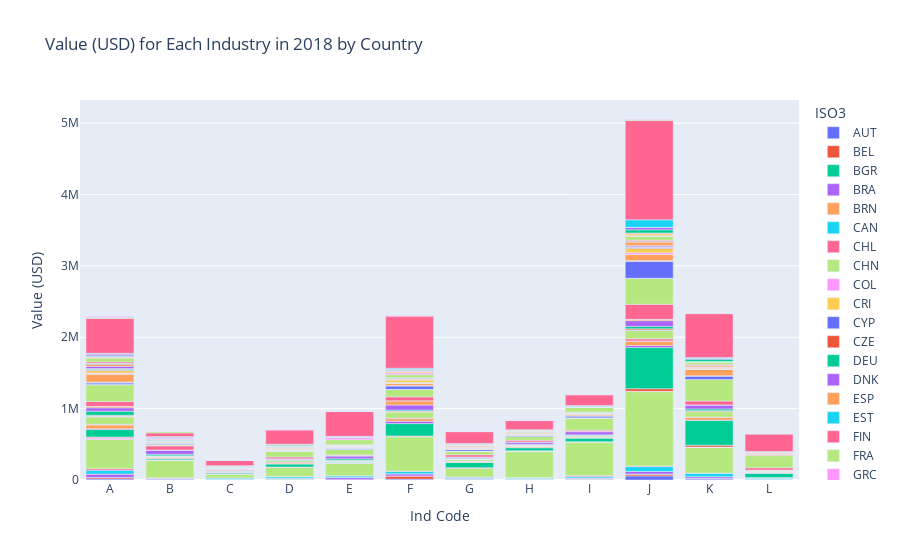

This figure's notebook cell:
### Markdown cell above
As predicted, Asia is the largest contributer globally in the industries as a whole. Europe and America are not too far behind though. Individually the USA is still the produces the most value from it's industries, closly folowed by China. This data is from 2018 though, and given how much China's economy has grown over the years, I believe it may have overtaken the US.

### Code cell
# Filter the data for the year 2018
cleaned_data_2018 = df_final[df_final['Year'] == 2018]

# Aggregate data by industry and country
aggregated_data = df_final_2018.groupby(['Ind Code', 'ISO3'])['Value (USD)'].sum().reset_index()

# Create the bar chart
fig = px.bar(aggregated_data, x='Ind Code', y='Value (USD)', color='ISO3', title='Value (USD) for Each Industry in 2018 by Country')


# Show the plot
fig.show()

### Figure 1 — Plotly figure (JSON) as saved in the notebook; plotly's stock layout.template omitted (floating-point values rounded to 4 significant figures)
{"data": [{"alignmentgroup": "True", "hovertemplate": "ISO3=AUT<br>Ind Code=%{x}<br>Value (USD)=%{y}<extra></extra>", "legendgroup": "AUT", "marker": {"color": "#636efa", "pattern": {"shape": ""}}, "name": "AUT", "offsetgroup": "AUT", "orientation": "v", "showlegend": true, "textposition": "auto", "type": "bar", "x": ["A", "B", "C", "D", "E", "F", "G", "H", "I", "J", "K", "L"], "xaxis": "x", "y": [14270.0, 2342.0, 6085.0, 7162.0, 1871.0, 12940.0, 5872.0, 6174.0, 9814.0, 57200.0, 13770.0, 6411.0], "yaxis": "y"}, {"alignmentgroup": "True", "hovertemplate": "ISO3=BEL<br>Ind Code=%{x}<br>Value (USD)=%{y}<extra></extra>", "legendgroup": "BEL", "marker": {"color": "#EF553B", "pattern": {"shape": ""}}, "name": "BEL", "offsetgroup": "BEL", "orientation": "v", "showlegend": true, "textposition": "auto", "type": "bar", "x": ["A", "B", "C", "D", "E", "F", "G", "H", "I", "J", "K", "L"], "xaxis": "x", "y": [18770.0, 3035.0, 2050.0, 4623.0, 2823.0, 42180.0, 5038.0, 5935.0, 6278.0, 22740.0, 7512.0, 3024.0], "yaxis": "y"}, {"alignmentgroup": "True", "hovertemplate": "ISO3=BGR<br>Ind Code=%{x}<br>Value (USD)=%{y}<extra></extra>", "legendgroup": "BGR", "marker": {"color": "#00cc96", "pattern": {"shape": ""}}, "name": "BGR", "offsetgroup": "BGR", "orientation": "v", "showlegend": true, "textposition": "auto", "type": "bar", "x": ["A", "B", "C", "D", "E", "F", "G", "H", "I", "J", "K", "L"], "xaxis": "x", "y": [2606.0, 1605.0, 274.8, 715.0, 317.8, 1482.0, 874.9, 970.2, 856.0, 4543.0, 776.8, 1023.0], "yaxis": "y"}, {"alignmentgroup": "True", "hovertemplate": "ISO3=BRA<br>Ind Code=%{x}<br>Value (USD)=%{y}<extra></extra>", "legendgroup": "BRA", "marker": {"color": "#ab63fa", "pattern": {"shape": ""}}, "name": "BRA", "offsetgroup": "BRA", "orientation": "v", "showlegend": true, "textposition": "auto", "type": "bar", "x": ["A", "B", "C", "D", "E", "F", "G", "H", "I", "J", "K"], "xaxis": "x", "y": [48565, 18580.0, 3530.0, 12970.0, 28030.0, 30460.0, 10040.0, 7876.0, 11300.0, 35120.0, 24890.0], "yaxis": "y"}, {"alignmentgroup": "True", "hovertemplate": "ISO3=BRN<br>Ind Code=%{x}<br>Value (USD)=%{y}<extra></extra>", "legendgroup": "BRN", "marker": {"color": "#FFA15A", "pattern": {"shape": ""}}, "name": "BRN", "offsetgroup": "BRN", "orientation": "v", "showlegend": true, "textposition": "auto", "type": "bar", "x": ["A", "B", "C", "D", "E", "F", "G", "H", "I", "J", "K"], "xaxis": "x", "y": [16.8, 47.5, 2.4, 6.9, 1247.0, 37.6, 6.9, 13.7, 3.9, 33.3, 74.8], "yaxis": "y"}, {"alignmentgroup": "True", "hovertemplate": "ISO3=CAN<br>Ind Code=%{x}<br>Value (USD)=%{y}<extra></extra>", "legendgroup": "CAN", "marker": {"color": "#19d3f3", "pattern": {"shape": ""}}, "name": "CAN", "offsetgroup": "CAN", "orientation": "v", "showlegend": true, "textposition": "auto", "type": "bar", "x": ["A", "B", "C", "D", "E", "F", "G", "H", "I", "J", "K", "L"], "xaxis": "x", "y": [51690.0, 4126.0, 16360.0, 20720.0, 23580.0, 34810.0, 16820.0, 12710.0, 19090.0, 68290.0, 49130.0, 16070.0], "yaxis": "y"}, {"alignmentgroup": "True", "hovertemplate": "ISO3=CHL<br>Ind Code=%{x}<br>Value (USD)=%{y}<extra></extra>", "legendgroup": "CHL", "marker": {"color": "#FF6692", "pattern": {"shape": ""}}, "name": "CHL", "offsetgroup": "CHL", "orientation": "v", "showlegend": true, "textposition": "auto", "type": "bar", "x": ["A", "B", "C", "D", "E", "F", "G", "H", "I", "J", "K"], "xaxis": "x", "y": [22300.0, 1005.0, 1449.0, 3599.0, 1977.0, 2773.0, 4509.0, 1924.0, 14590.0, 8075.0, 1082.0], "yaxis": "y"}, {"alignmentgroup": "True", "hovertemplate": "ISO3=CHN<br>Ind Code=%{x}<br>Value (USD)=%{y}<extra></extra>", "legendgroup": "CHN", "marker": {"color": "#B6E880", "pattern": {"shape": ""}}, "name": "CHN", "offsetgroup": "CHN", "orientation": "v", "showlegend": true, "textposition": "auto", "type": "bar", "x": ["A", "B", "C", "D", "E", "F", "G", "H", "I", "J", "K"], "xaxis": "x", "y": [410600.0, 241900.0, 54180.0, 124600.0, 175200.0, 481400.0, 119900.0, 361300.0, 470000.0, 1042000.0, 362000.0], "yaxis": "y"}, {"alignmentgroup": "True", "hovertemplate": "ISO3=COL<br>Ind Code=%{x}<br>Value (USD)=%{y}<extra></extra>", "legendgroup": "COL", "marker": {"color": "#FF97FF", "pattern": {"shape": ""}}, "name": "COL", "offsetgroup": "COL", "orientation": "v", "showlegend": true, "textposition": "auto", "type": "bar", "x": ["A", "B", "C", "D", "E", "F", "G", "H", "I", "J", "K", "L"], "xaxis": "x", "y": [21020, 7315.0, 725.4, 3842.0, 8145.0, 5101.0, 2075.0, 8437.0, 1363.0, 3607.0, 1740.0, 3979.0], "yaxis": "y"}, {"alignmentgroup": "True", "hovertemplate": "ISO3=CRI<br>Ind Code=%{x}<br>Value (USD)=%{y}<extra></extra>", "legendgroup": "CRI", "marker": {"color": "#FECB52", "pattern": {"shape": ""}}, "name": "CRI", "offsetgroup": "CRI", "orientation": "v", "showlegend": true, "textposition": "auto", "type": "bar", "x": ["A", "B", "C", "D", "E", "F", "G", "H", "I", "J", "K"], "xaxis": "x", "y": [2920, 188.2, 90.4, 326.7, 221.2, 549.9, 123.7, 373, 104.6, 481.4, 25.1], "yaxis": "y"}, {"alignmentgroup": "True", "hovertemplate": "ISO3=CYP<br>Ind Code=%{x}<br>Value (USD)=%{y}<extra></extra>", "legendgroup": "CYP", "marker": {"color": "#636efa", "pattern": {"shape": ""}}, "name": "CYP", "offsetgroup": "CYP", "orientation": "v", "showlegend": true, "textposition": "auto", "type": "bar", "x": ["A", "B", "C", "D", "E", "F", "G", "H", "I", "J", "K", "L"], "xaxis": "x", "y": [837.4, 40.61, 125.9, 98.43, 5.34, 367.5, 67.93, 282.5, 52.32, 413.0, 14.7, 90.61], "yaxis": "y"}, {"alignmentgroup": "True", "hovertemplate": "ISO3=CZE<br>Ind Code=%{x}<br>Value (USD)=%{y}<extra></extra>", "legendgroup": "CZE", "marker": {"color": "#EF553B", "pattern": {"shape": ""}}, "name": "CZE", "offsetgroup": "CZE", "orientation": "v", "showlegend": true, "textposition": "auto", "type": "bar", "x": ["A", "B", "C", "D", "E", "F", "G", "H", "I", "J", "K", "L"], "xaxis": "x", "y": [8750.0, 2295.0, 2399.0, 3178.0, 61.03, 5981.0, 8038.0, 4818.0, 3017.0, 37060.0, 25420.0, 3836.0], "yaxis": "y"}, {"alignmentgroup": "True", "hovertemplate": "ISO3=DEU<br>Ind Code=%{x}<br>Value (USD)=%{y}<extra></extra>", "legendgroup": "DEU", "marker": {"color": "#00cc96", "pattern": {"shape": ""}}, "name": "DEU", "offsetgroup": "DEU", "orientation": "v", "showlegend": true, "textposition": "auto", "type": "bar", "x": ["A", "B", "C", "D", "E", "F", "G", "H", "I", "J", "K", "L"], "xaxis": "x", "y": [106100.0, 17490.0, 15410.0, 44040.0, 10070.0, 172400.0, 71500.0, 41700.0, 51750.0, 576600.0, 352200.0, 57390.0], "yaxis": "y"}, {"alignmentgroup": "True", "hovertemplate": "ISO3=DNK<br>Ind Code=%{x}<br>Value (USD)=%{y}<extra></extra>", "legendgroup": "DNK", "marker": {"color": "#ab63fa", "pattern": {"shape": ""}}, "name": "DNK", "offsetgroup": "DNK", "orientation": "v", "showlegend": true, "textposition": "auto", "type": "bar", "x": ["A", "B", "C", "D", "E", "F", "G", "H", "I", "J", "K", "L"], "xaxis": "x", "y": [9671.0, 1118.0, 1292.0, 1779.0, 799.0, 31600.0, 2557.0, 3217.0, 867.9, 28200.0, 1335.0, 5899.0], "yaxis": "y"}, {"alignmentgroup": "True", "hovertemplate": "ISO3=ESP<br>Ind Code=%{x}<br>Value (USD)=%{y}<extra></extra>", "legendgroup": "ESP", "marker": {"color": "#FFA15A", "pattern": {"shape": ""}}, "name": "ESP", "offsetgroup": "ESP", "orientation": "v", "showlegend": true, "textposition": "auto", "type": "bar", "x": ["A", "B", "C", "D", "E", "F", "G", "H", "I", "J", "K", "L"], "xaxis": "x", "y": [55070.0, 20550.0, 4517.0, 14260.0, 6738.0, 37450.0, 14730.0, 13080.0, 12910.0, 60850.0, 39000.0, 10120.0], "yaxis": "y"}, {"alignmentgroup": "True", "hovertemplate": "ISO3=EST<br>Ind Code=%{x}<br>Value (USD)=%{y}<extra></extra>", "legendgroup": "EST", "marker": {"color": "#19d3f3", "pattern": {"shape": ""}}, "name": "EST", "offsetgroup": "EST", "orientation": "v", "showlegend": true, "textposition": "auto", "type": "bar", "x": ["A", "B", "C", "D", "E", "F", "G", "H", "I", "J", "K", "L"], "xaxis": "x", "y": [962.4, 416.6, 1282.0, 361.4, 135.5, 342.8, 300.4, 414.6, 65.64, 2190.0, 310.8, 524.8], "yaxis": "y"}, {"alignmentgroup": "True", "hovertemplate": "ISO3=FIN<br>Ind Code=%{x}<br>Value (USD)=%{y}<extra></extra>", "legendgroup": "FIN", "marker": {"color": "#FF6692", "pattern": {"shape": ""}}, "name": "FIN", "offsetgroup": "FIN", "orientation": "v", "showlegend": true, "textposition": "auto", "type": "bar", "x": ["A", "B", "C", "D", "E", "F", "G", "H", "I", "J", "K", "L"], "xaxis": "x", "y": [6367.0, 953.4, 3164.0, 9412.0, 2054.0, 9245.0, 2457.0, 2643.0, 4420.0, 30130.0, 2696.0, 1491.0], "yaxis": "y"}, {"alignmentgroup": "True", "hovertemplate": "ISO3=FRA<br>Ind Code=%{x}<br>Value (USD)=%{y}<extra></extra>", "legendgroup": "FRA", "marker": {"color": "#B6E880", "pattern": {"shape": ""}}, "name": "FRA", "offsetgroup": "FRA", "orientation": "v", "showlegend": true, "textposition": "auto", "type": "bar", "x": ["A", "B", "C", "D", "E", "F", "G", "H", "I", "J", "K", "L"], "xaxis": "x", "y": [103300.0, 12870.0, 6778.0, 20290.0, 6032.0, 83670.0, 26630.0, 18440.0, 13450.0, 116500.0, 76150.0, 16190.0], "yaxis": "y"}, {"alignmentgroup": "True", "hovertemplate": "ISO3=GRC<br>Ind Code=%{x}<br>Value (USD)=%{y}<extra></extra>", "legendgroup": "GRC", "marker": {"color": "#FF97FF", "pattern": {"shape": ""}}, "name": "GRC", "offsetgroup": "GRC", "orientation": "v", "showlegend": true, "textposition": "auto", "type": "bar", "x": ["A", "B", "C", "D", "E", "F", "G", "H", "I", "J", "K", "L"], "xaxis": "x", "y": [11670.0, 1203.0, 218, 1633.0, 3109.0, 4368.0, 1312.0, 1835.0, 2717.0, 4513.0, 1060.0, 713.8], "yaxis": "y"}, {"alignmentgroup": "True", "hovertemplate": "ISO3=HKG<br>Ind Code=%{x}<br>Value (USD)=%{y}<extra></extra>", "legendgroup": "HKG", "marker": {"color": "#FECB52", "pattern": {"shape": ""}}, "name": "HKG", "offsetgroup": "HKG", "orientation": "v", "showlegend": true, "textposition": "auto", "type": "bar", "x": ["A", "B", "C", "D", "E", "F", "H", "I", "J", "K"], "xaxis": "x", "y": [2646.0, 291.7, 222, 178.7, 50.8, 96.2, 69.1, 382.3, 334.7, 112.7], "yaxis": "y"}, {"alignmentgroup": "True", "hovertemplate": "ISO3=HRV<br>Ind Code=%{x}<br>Value (USD)=%{y}<extra></extra>", "legendgroup": "HRV", "marker": {"color": "#636efa", "pattern": {"shape": ""}}, "name": "HRV", "offsetgroup": "HRV", "orientation": "v", "showlegend": true, "textposition": "auto", "type": "bar", "x": ["A", "B", "C", "D", "E", "F", "G", "H", "I", "J", "K", "L"], "xaxis": "x", "y": [3606.0, 765.8, 626.8, 752.2, 1136.0, 1247.0, 585.5, 846.4, 158.5, 3603.0, 286.5, 597.2], "yaxis": "y"}, {"alignmentgroup": "True", "hovertemplate": "ISO3=HUN<br>Ind Code=%{x}<br>Value (USD)=%{y}<extra></extra>", "legendgroup": "HUN", "marker": {"color": "#EF553B", "pattern": {"shape": ""}}, "name": "HUN", "offsetgroup": "HUN", "orientation": "v", "showlegend": true, "textposition": "auto", "type": "bar", "x": ["A", "B", "C", "D", "E", "F", "G", "H", "I", "J", "K", "L"], "xaxis": "x", "y": [5616.0, 1186.0, 702.1, 1789.0, 2023.0, 7272.0, 4116, 2037.0, 1698.0, 15870.0, 11660.0, 1818.0], "yaxis": "y"}, {"alignmentgroup": "True", "hovertemplate": "ISO3=IDN<br>Ind Code=%{x}<br>Value (USD)=%{y}<extra></extra>", "legendgroup": "IDN", "marker": {"color": "#00cc96", "pattern": {"shape": ""}}, "name": "IDN", "offsetgroup": "IDN", "orientation": "v", "showlegend": true, "textposition": "auto", "type": "bar", "x": ["A", "B", "C", "D", "E", "F", "G", "H", "I", "J", "K"], "xaxis": "x", "y": [56690.0, 21870.0, 5118.0, 9408.0, 21400.0, 15370.0, 5991.0, 6034.0, 8092.0, 32760.0, 24610.0], "yaxis": "y"}, {"alignmentgroup": "True", "hovertemplate": "ISO3=IND<br>Ind Code=%{x}<br>Value (USD)=%{y}<extra></extra>", "legendgroup": "IND", "marker": {"color": "#ab63fa", "pattern": {"shape": ""}}, "name": "IND", "offsetgroup": "IND", "orientation": "v", "showlegend": true, "textposition": "auto", "type": "bar", "x": ["A", "B", "C", "D", "E", "F", "G", "H", "I", "J", "K"], "xaxis": "x", "y": [47080.0, 58620.0, 7389.0, 11660.0, 37750.0, 69280.0, 18060.0, 29930.0, 44780.0, 81610.0, 55750.0], "yaxis": "y"}, {"alignmentgroup": "True", "hovertemplate": "ISO3=IRL<br>Ind Code=%{x}<br>Value (USD)=%{y}<extra></extra>", "legendgroup": "IRL", "marker": {"color": "#FFA15A", "pattern": {"shape": ""}}, "name": "IRL", "offsetgroup": "IRL", "orientation": "v", "showlegend": true, "textposition": "auto", "type": "bar", "x": ["A", "B", "C", "D", "E", "F", "G", "H", "I", "J", "K", "L"], "xaxis": "x", "y": [19390.0, 373.6, 711.0, 1187.0, 12450.0, 59400.0, 1454.0, 1825.0, 747, 18220.0, 889.8, 9831.0], "yaxis": "y"}, {"alignmentgroup": "True", "hovertemplate": "ISO3=ISL<br>Ind Code=%{x}<br>Value (USD)=%{y}<extra></extra>", "legendgroup": "ISL", "marker": {"color": "#19d3f3", "pattern": {"shape": ""}}, "name": "ISL", "offsetgroup": "ISL", "orientation": "v", "showlegend": true, "textposition": "auto", "type": "bar", "x": ["A", "B", "C", "D", "E", "F", "G", "H", "I", "J", "K", "L"], "xaxis": "x", "y": [1803.0, 48.35, 28.04, 100.8, 3.81, 89.26, 56.31, 196.7, 710, 670.3, 16.48, 308.9], "yaxis": "y"}, {"alignmentgroup": "True", "hovertemplate": "ISO3=ITA<br>Ind Code=%{x}<br>Value (USD)=%{y}<extra></extra>", "legendgroup": "ITA", "marker": {"color": "#FF6692", "pattern": {"shape": ""}}, "name": "ITA", "offsetgroup": "ITA", "orientation": "v", "showlegend": true, "textposition": "auto", "type": "bar", "x": ["A", "B", "C", "D", "E", "F", "G", "H", "I", "J", "K", "L"], "xaxis": "x", "y": [66740.0, 58460.0, 10950.0, 24010.0, 3023.0, 55240.0, 31150.0, 23590.0, 19120.0, 209700.0, 54570.0, 32220.0], "yaxis": "y"}, {"alignmentgroup": "True", "hovertemplate": "ISO3=JPN<br>Ind Code=%{x}<br>Value (USD)=%{y}<extra></extra>", "legendgroup": "JPN", "marker": {"color": "#B6E880", "pattern": {"shape": ""}}, "name": "JPN", "offsetgroup": "JPN", "orientation": "v", "showlegend": true, "textposition": "auto", "type": "bar", "x": ["A", "B", "C", "D", "E", "F", "G", "H", "I", "J", "K", "L"], "xaxis": "x", "y": [234200.0, 14367, 8776.0, 82830.0, 78770.0, 103800.0, 51260.0, 53100.0, 165700.0, 363700.0, 301300.0, 169900.0], "yaxis": "y"}, {"alignmentgroup": "True", "hovertemplate": "ISO3=KAZ<br>Ind Code=%{x}<br>Value (USD)=%{y}<extra></extra>", "legendgroup": "KAZ", "marker": {"color": "#FF97FF", "pattern": {"shape": ""}}, "name": "KAZ", "offsetgroup": "KAZ", "orientation": "v", "showlegend": true, "textposition": "auto", "type": "bar", "x": ["A", "B", "C", "D", "E", "F", "G", "H", "I", "J", "K"], "xaxis": "x", "y": [4637.0, 225.1, 43.8, 215.2, 1897.0, 1182, 322.2, 1036.0, 7339.0, 948.7, 465.2], "yaxis": "y"}, {"alignmentgroup": "True", "hovertemplate": "ISO3=KHM<br>Ind Code=%{x}<br>Value (USD)=%{y}<extra></extra>", "legendgroup": "KHM", "marker": {"color": "#FECB52", "pattern": {"shape": ""}}, "name": "KHM", "offsetgroup": "KHM", "orientation": "v", "showlegend": true, "textposition": "auto", "type": "bar", "x": ["A", "B", "C", "D", "E", "F", "G", "H", "I", "J", "K"], "xaxis": "x", "y": [632.9, 4106.0, 548.9, 115.8, 93.1, 97.9, 103.3, 49.1, 30.2, 573.6, 292.7], "yaxis": "y"}, {"alignmentgroup": "True", "hovertemplate": "ISO3=KOR<br>Ind Code=%{x}<br>Value (USD)=%{y}<extra></extra>", "legendgroup": "KOR", "marker": {"color": "#636efa", "pattern": {"shape": ""}}, "name": "KOR", "offsetgroup": "KOR", "orientation": "v", "showlegend": true, "textposition": "auto", "type": "bar", "x": ["A", "B", "C", "D", "E", "F", "G", "H", "I", "J", "K"], "xaxis": "x", "y": [23360.0, 15520.0, 2132, 12020.0, 17220.0, 50103, 24456, 12440.0, 28120.0, 241659, 49990.0], "yaxis": "y"}, {"alignmentgroup": "True", "hovertemplate": "ISO3=LAO<br>Ind Code=%{x}<br>Value (USD)=%{y}<extra></extra>", "legendgroup": "LAO", "marker": {"color": "#EF553B", "pattern": {"shape": ""}}, "name": "LAO", "offsetgroup": "LAO", "orientation": "v", "showlegend": true, "textposition": "auto", "type": "bar", "x": ["A", "B", "C", "D", "E", "F", "G", "H", "I", "J", "K"], "xaxis": "x", "y": [333.4, 247.6, 177.9, 4.2, 86.7, 61.5, 15.4, 166.4, 520.1, 76.3, 2.8], "yaxis": "y"}, {"alignmentgroup": "True", "hovertemplate": "ISO3=LTU<br>Ind Code=%{x}<br>Value (USD)=%{y}<extra></extra>", "legendgroup": "LTU", "marker": {"color": "#00cc96", "pattern": {"shape": ""}}, "name": "LTU", "offsetgroup": "LTU", "orientation": "v", "showlegend": true, "textposition": "auto", "type": "bar", "x": ["A", "B", "C", "D", "E", "F", "G", "H", "I", "J", "K", "L"], "xaxis": "x", "y": [3425.0, 1213, 1215.0, 832.1, 413.1, 1645.0, 1072.0, 634.0, 45.56, 2444.0, 639.6, 2382.0], "yaxis": "y"}, {"alignmentgroup": "True", "hovertemplate": "ISO3=MAR<br>Ind Code=%{x}<br>Value (USD)=%{y}<extra></extra>", "legendgroup": "MAR", "marker": {"color": "#ab63fa", "pattern": {"shape": ""}}, "name": "MAR", "offsetgroup": "MAR", "orientation": "v", "showlegend": true, "textposition": "auto", "type": "bar", "x": ["A", "B", "C", "D", "E", "F", "G", "H", "I", "J", "K"], "xaxis": "x", "y": [7306.0, 2323.0, 197.9, 434.1, 0.3, 3765.0, 115.8, 1427.0, 745.9, 2425.0, 1486.0], "yaxis": "y"}, {"alignmentgroup": "True", "hovertemplate": "ISO3=MEX<br>Ind Code=%{x}<br>Value (USD)=%{y}<extra></extra>", "legendgroup": "MEX", "marker": {"color": "#FFA15A", "pattern": {"shape": ""}}, "name": "MEX", "offsetgroup": "MEX", "orientation": "v", "showlegend": true, "textposition": "auto", "type": "bar", "x": ["A", "B", "C", "D", "E", "F", "G", "H", "I", "J", "K", "L"], "xaxis": "x", "y": [112900.0, 17190.0, 3442.0, 10280.0, 12780.0, 30910.0, 13370.0, 11160.0, 24240.0, 85730.0, 94090.0, 12430.0], "yaxis": "y"}, {"alignmentgroup": "True", "hovertemplate": "ISO3=MKD<br>Ind Code=%{x}<br>Value (USD)=%{y}<extra></extra>", "legendgroup": "MKD", "marker": {"color": "#19d3f3", "pattern": {"shape": ""}}, "name": "MKD", "offsetgroup": "MKD", "orientation": "v", "showlegend": true, "textposition": "auto", "type": "bar", "x": ["A", "B", "C", "D", "E", "F", "G", "H", "I", "J", "K", "L"], "xaxis": "x", "y": [370.4, 340.8, 19.4, 65.18, 0.49, 100.5, 58.27, 79.77, 64.36, 292.9, 239.1, 48.82], "yaxis": "y"}, {"alignmentgroup": "True", "hovertemplate": "ISO3=MLT<br>Ind Code=%{x}<br>Value (USD)=%{y}<extra></extra>", "legendgroup": "MLT", "marker": {"color": "#FF6692", "pattern": {"shape": ""}}, "name": "MLT", "offsetgroup": "MLT", "orientation": "v", "showlegend": true, "textposition": "auto", "type": "bar", "x": ["A", "B", "C", "D", "E", "F", "G", "H", "I", "J", "K", "L"], "xaxis": "x", "y": [335.7, 28.12, 10.9, 94.5, 0.1, 126.2, 86.2, 53.6, 1.86, 292.4, 157.8, 329.7], "yaxis": "y"}, {"alignmentgroup": "True", "hovertemplate": "ISO3=MMR<br>Ind Code=%{x}<br>Value (USD)=%{y}<extra></extra>", "legendgroup": "MMR", "marker": {"color": "#B6E880", "pattern": {"shape": ""}}, "name": "MMR", "offsetgroup": "MMR", "orientation": "v", "showlegend": true, "textposition": "auto", "type": "bar", "x": ["A", "B", "C", "D", "E", "F", "G", "H", "I", "J", "K"], "xaxis": "x", "y": [3474.0, 2715, 390.5, 389.6, 752.3, 764.3, 315.3, 528.7, 499.7, 1449.0, 649.2], "yaxis": "y"}, {"alignmentgroup": "True", "hovertemplate": "ISO3=MYS<br>Ind Code=%{x}<br>Value (USD)=%{y}<extra></extra>", "legendgroup": "MYS", "marker": {"color": "#FF97FF", "pattern": {"shape": ""}}, "name": "MYS", "offsetgroup": "MYS", "orientation": "v", "showlegend": true, "textposition": "auto", "type": "bar", "x": ["A", "B", "C", "D", "E", "F", "G", "H", "I", "J", "K"], "xaxis": "x", "y": [7945.0, 1576.0, 1504.0, 2472.0, 9746.0, 7602.0, 3272.0, 2407.0, 2165.0, 23790.0, 4496.0], "yaxis": "y"}, {"alignmentgroup": "True", "hovertemplate": "ISO3=NLD<br>Ind Code=%{x}<br>Value (USD)=%{y}<extra></extra>", "legendgroup": "NLD", "marker": {"color": "#FECB52", "pattern": {"shape": ""}}, "name": "NLD", "offsetgroup": "NLD", "orientation": "v", "showlegend": true, "textposition": "auto", "type": "bar", "x": ["A", "B", "C", "D", "E", "F", "G", "H", "I", "J", "K", "L"], "xaxis": "x", "y": [35380.0, 2577.0, 2262.0, 7822.0, 3296.0, 36610.0, 6998.0, 4772.0, 5407.0, 62310.0, 9934.0, 11800.0], "yaxis": "y"}, {"alignmentgroup": "True", "hovertemplate": "ISO3=NOR<br>Ind Code=%{x}<br>Value (USD)=%{y}<extra></extra>", "legendgroup": "NOR", "marker": {"color": "#636efa", "pattern": {"shape": ""}}, "name": "NOR", "offsetgroup": "NOR", "orientation": "v", "showlegend": true, "textposition": "auto", "type": "bar", "x": ["A", "B", "C", "D", "E", "F", "G", "H", "I", "J", "K", "L"], "xaxis": "x", "y": [11250.0, 723.6, 2237.0, 1903.0, 889.5, 3372.0, 1072.0, 2686.0, 3107.0, 13230.0, 3759.0, 1519.0], "yaxis": "y"}, {"alignmentgroup": "True", "hovertemplate": "ISO3=NZL<br>Ind Code=%{x}<br>Value (USD)=%{y}<extra></extra>", "legendgroup": "NZL", "marker": {"color": "#EF553B", "pattern": {"shape": ""}}, "name": "NZL", "offsetgroup": "NZL", "orientation": "v", "showlegend": true, "textposition": "auto", "type": "bar", "x": ["A", "B", "C", "D", "E", "F", "G", "H", "I", "J", "K"], "xaxis": "x", "y": [7619.0, 438.0, 1111.0, 1118.0, 1546.0, 1034.0, 1043.0, 835.8, 607.5, 5600.0, 925.1], "yaxis": "y"}, {"alignmentgroup": "True", "hovertemplate": "ISO3=PER<br>Ind Code=%{x}<br>Value (USD)=%{y}<extra></extra>", "legendgroup": "PER", "marker": {"color": "#00cc96", "pattern": {"shape": ""}}, "name": "PER", "offsetgroup": "PER", "orientation": "v", "showlegend": true, "textposition": "auto", "type": "bar", "x": ["A", "B", "C", "D", "E", "F", "G", "H", "I", "J", "K"], "xaxis": "x", "y": [8683.0, 3378.0, 672.7, 2133.0, 2554.0, 2635, 1366.0, 2640, 2703.0, 3370.0, 905.6], "yaxis": "y"}, {"alignmentgroup": "True", "hovertemplate": "ISO3=PHL<br>Ind Code=%{x}<br>Value (USD)=%{y}<extra></extra>", "legendgroup": "PHL", "marker": {"color": "#ab63fa", "pattern": {"shape": ""}}, "name": "PHL", "offsetgroup": "PHL", "orientation": "v", "showlegend": true, "textposition": "auto", "type": "bar", "x": ["A", "B", "C", "D", "E", "F", "G", "H", "I", "J", "K"], "xaxis": "x", "y": [31261, 4862.0, 769.4, 941.8, 4330.0, 3429, 975.3, 1632.0, 1458.0, 16570.0, 2110], "yaxis": "y"}, {"alignmentgroup": "True", "hovertemplate": "ISO3=POL<br>Ind Code=%{x}<br>Value (USD)=%{y}<extra></extra>", "legendgroup": "POL", "marker": {"color": "#FFA15A", "pattern": {"shape": ""}}, "name": "POL", "offsetgroup": "POL", "orientation": "v", "showlegend": true, "textposition": "auto", "type": "bar", "x": ["A", "B", "C", "D", "E", "F", "G", "H", "I", "J", "K", "L"], "xaxis": "x", "y": [30420.0, 5936.0, 7522.0, 10350.0, 5277.0, 13980.0, 15050.0, 11330.0, 5214.0, 47110.0, 20490.0, 11890.0], "yaxis": "y"}, {"alignmentgroup": "True", "hovertemplate": "ISO3=PRT<br>Ind Code=%{x}<br>Value (USD)=%{y}<extra></extra>", "legendgroup": "PRT", "marker": {"color": "#19d3f3", "pattern": {"shape": ""}}, "name": "PRT", "offsetgroup": "PRT", "orientation": "v", "showlegend": true, "textposition": "auto", "type": "bar", "x": ["A", "B", "C", "D", "E", "F", "G", "H", "I", "J", "K", "L"], "xaxis": "x", "y": [9607.0, 9744.0, 2350.0, 3520.0, 1189.0, 3783.0, 3032.0, 3366, 1058.0, 10360.0, 4536.0, 2758.0], "yaxis": "y"}, {"alignmentgroup": "True", "hovertemplate": "ISO3=ROU<br>Ind Code=%{x}<br>Value (USD)=%{y}<extra></extra>", "legendgroup": "ROU", "marker": {"color": "#FF6692", "pattern": {"shape": ""}}, "name": "ROU", "offsetgroup": "ROU", "orientation": "v", "showlegend": true, "textposition": "auto", "type": "bar", "x": ["A", "B", "C", "D", "E", "F", "G", "H", "I", "J", "K", "L"], "xaxis": "x", "y": [20870.0, 6934.0, 2508.0, 2076.0, 4464.0, 3460.0, 3800.0, 3163.0, 3477.0, 15900.0, 13270.0, 3100.0], "yaxis": "y"}, {"alignmentgroup": "True", "hovertemplate": "ISO3=RUS<br>Ind Code=%{x}<br>Value (USD)=%{y}<extra></extra>", "legendgroup": "RUS", "marker": {"color": "#B6E880", "pattern": {"shape": ""}}, "name": "RUS", "offsetgroup": "RUS", "orientation": "v", "showlegend": true, "textposition": "auto", "type": "bar", "x": ["A", "B", "C", "D", "E", "F", "G", "H", "I", "J", "K", "L"], "xaxis": "x", "y": [55950.0, 7353.0, 8029.0, 13520.0, 69350.0, 43180.0, 8039, 15090.0, 66260.0, 54440.0, 34840.0, 6156.0], "yaxis": "y"}, {"alignmentgroup": "True", "hovertemplate": "ISO3=SAU<br>Ind Code=%{x}<br>Value (USD)=%{y}<extra></extra>", "legendgroup": "SAU", "marker": {"color": "#FF97FF", "pattern": {"shape": ""}}, "name": "SAU", "offsetgroup": "SAU", "orientation": "v", "showlegend": true, "textposition": "auto", "type": "bar", "x": ["A", "B", "C", "D", "E", "F", "G", "H", "I", "J", "K"], "xaxis": "x", "y": [13690.0, 2859.0, 992.8, 3834.0, 26710.0, 25400.0, 2581.0, 5128.0, 4291.0, 10530.0, 1206.0], "yaxis": "y"}, {"alignmentgroup": "True", "hovertemplate": "ISO3=SGP<br>Ind Code=%{x}<br>Value (USD)=%{y}<extra></extra>", "legendgroup": "SGP", "marker": {"color": "#FECB52", "pattern": {"shape": ""}}, "name": "SGP", "offsetgroup": "SGP", "orientation": "v", "showlegend": true, "textposition": "auto", "type": "bar", "x": ["A", "B", "C", "D", "E", "F", "G", "H", "I", "J", "K"], "xaxis": "x", "y": [3263.0, 408.2, 130.6, 1118.0, 4675.0, 22590.0, 685.2, 355.1, 445.3, 26070.0, 6336.0], "yaxis": "y"}, {"alignmentgroup": "True", "hovertemplate": "ISO3=SRB<br>Ind Code=%{x}<br>Value (USD)=%{y}<extra></extra>", "legendgroup": "SRB", "marker": {"color": "#636efa", "pattern": {"shape": ""}}, "name": "SRB", "offsetgroup": "SRB", "orientation": "v", "showlegend": true, "textposition": "auto", "type": "bar", "x": ["A", "B", "C", "D", "E", "F", "G", "H", "I", "J", "K", "L"], "xaxis": "x", "y": [3253.0, 1021.0, 337.6, 628.6, 1123.0, 1156.0, 1130.0, 599.5, 178.5, 2850.0, 762.5, 558.0], "yaxis": "y"}, {"alignmentgroup": "True", "hovertemplate": "ISO3=SVN<br>Ind Code=%{x}<br>Value (USD)=%{y}<extra></extra>", "legendgroup": "SVN", "marker": {"color": "#EF553B", "pattern": {"shape": ""}}, "name": "SVN", "offsetgroup": "SVN", "orientation": "v", "showlegend": true, "textposition": "auto", "type": "bar", "x": ["A", "B", "C", "D", "E", "F", "G", "H", "I", "J", "K", "L"], "xaxis": "x", "y": [1449.0, 577.2, 686.0, 816.5, 2.75, 3310.0, 1518.0, 790.7, 1117.0, 7366.0, 1827.0, 893.1], "yaxis": "y"}, {"alignmentgroup": "True", "hovertemplate": "ISO3=SWE<br>Ind Code=%{x}<br>Value (USD)=%{y}<extra></extra>", "legendgroup": "SWE", "marker": {"color": "#00cc96", "pattern": {"shape": ""}}, "name": "SWE", "offsetgroup": "SWE", "orientation": "v", "showlegend": true, "textposition": "auto", "type": "bar", "x": ["A", "B", "C", "D", "E", "F", "G", "H", "I", "J", "K", "L"], "xaxis": "x", "y": [11020.0, 1103.0, 5325.0, 12880.0, 1627.0, 8081.0, 4096.0, 3681.0, 7770.0, 45270.0, 31150.0, 4207.0], "yaxis": "y"}, {"alignmentgroup": "True", "hovertemplate": "ISO3=THA<br>Ind Code=%{x}<br>Value (USD)=%{y}<extra></extra>", "legendgroup": "THA", "marker": {"color": "#ab63fa", "pattern": {"shape": ""}}, "name": "THA", "offsetgroup": "THA", "orientation": "v", "showlegend": true, "textposition": "auto", "type": "bar", "x": ["A", "B", "C", "D", "E", "F", "G", "H", "I", "J", "K"], "xaxis": "x", "y": [23400.0, 14720.0, 1376.0, 2904.0, 6623.0, 12400.0, 6562.0, 5439, 3415.0, 32590.0, 13510.0], "yaxis": "y"}, {"alignmentgroup": "True", "hovertemplate": "ISO3=TUN<br>Ind Code=%{x}<br>Value (USD)=%{y}<extra></extra>", "legendgroup": "TUN", "marker": {"color": "#FFA15A", "pattern": {"shape": ""}}, "name": "TUN", "offsetgroup": "TUN", "orientation": "v", "showlegend": true, "textposition": "auto", "type": "bar", "x": ["A", "B", "C", "D", "E", "F", "G", "H", "I", "J", "K"], "xaxis": "x", "y": [1200.0, 1498, 120.9, 175.2, 29.4, 532, 95.8, 438.5, 66.2, 1466.0, 428.4], "yaxis": "y"}, {"alignmentgroup": "True", "hovertemplate": "ISO3=TWN<br>Ind Code=%{x}<br>Value (USD)=%{y}<extra></extra>", "legendgroup": "TWN", "marker": {"color": "#19d3f3", "pattern": {"shape": ""}}, "name": "TWN", "offsetgroup": "TWN", "orientation": "v", "showlegend": true, "textposition": "auto", "type": "bar", "x": ["A", "B", "C", "D", "E", "F", "G", "H", "I", "J", "K"], "xaxis": "x", "y": [8449.0, 5359, 446, 3525.0, 6091.0, 16300.0, 6165.0, 3608.0, 10330.0, 105400.0, 8987], "yaxis": "y"}, {"alignmentgroup": "True", "hovertemplate": "ISO3=USA<br>Ind Code=%{x}<br>Value (USD)=%{y}<extra></extra>", "legendgroup": "USA", "marker": {"color": "#FF6692", "pattern": {"shape": ""}}, "name": "USA", "offsetgroup": "USA", "orientation": "v", "showlegend": true, "textposition": "auto", "type": "bar", "x": ["A", "B", "C", "D", "E", "F", "G", "H", "I", "J", "K", "L"], "xaxis": "x", "y": [489700.0, 51710.0, 72970.0, 201000.0, 347500.0, 730600.0, 164600.0, 127400.0, 149400.0, 1390000.0, 615200.0, 240800.0], "yaxis": "y"}, {"alignmentgroup": "True", "hovertemplate": "ISO3=VNM<br>Ind Code=%{x}<br>Value (USD)=%{y}<extra></extra>", "legendgroup": "VNM", "marker": {"color": "#B6E880", "pattern": {"shape": ""}}, "name": "VNM", "offsetgroup": "VNM", "orientation": "v", "showlegend": true, "textposition": "auto", "type": "bar", "x": ["A", "B", "C", "D", "E", "F", "G", "H", "I", "J", "K"], "xaxis": "x", "y": [11540.0, 18104, 1072.0, 2006, 1854.0, 4420.0, 3245.0, 5243.0, 3187.0, 15830.0, 4147.0], "yaxis": "y"}, {"alignmentgroup": "True", "hovertemplate": "ISO3=ZAF<br>Ind Code=%{x}<br>Value (USD)=%{y}<extra></extra>", "legendgroup": "ZAF", "marker": {"color": "#FF97FF", "pattern": {"shape": ""}}, "name": "ZAF", "offsetgroup": "ZAF", "orientation": "v", "showlegend": true, "textposition": "auto", "type": "bar", "x": ["A", "B", "C", "D", "E", "F", "G", "H", "I", "J", "K"], "xaxis": "x", "y": [13380.0, 1577.0, 1955.0, 2453.0, 3519.0, 5117, 1741.0, 1352.0, 3003.0, 6780.0, 4299.0], "yaxis": "y"}], "layout": {"barmode": "relative", "legend": {"title": {"text": "ISO3"}, "tracegroupgap": 0}, "title": {"text": "Value (USD) for Each Industry in 2018 by Country"}, "xaxis": {"anchor": "y", "domain": [0, 1], "title": {"text": "Ind Code"}}, "yaxis": {"anchor": "x", "domain": [0, 1], "title": {"text": "Value (USD)"}}}}
